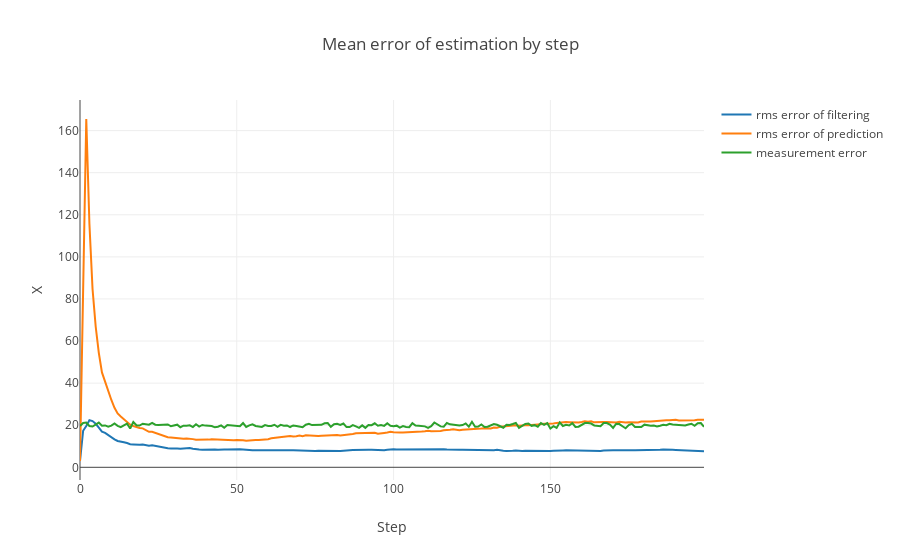

The notebook cell this image was saved under:
### Code cell
data = [
    go.Scatter(
        y=rms_f_error,
        name='rms error of filtering'
    ),
    go.Scatter(
        y=rms_X7_error,
        name='rms error of prediction'
    ),
    go.Scatter(
        y=true_error,
        name='measurement error'
    ),
]

layout= go.Layout(
    title= 'Mean error of estimation by step',
    xaxis= dict(
        title= 'Step',
    ),
    yaxis=dict(
        title= 'X',
    ),
    showlegend= True
)
fig= go.Figure(data=data, layout=layout)
iplot(fig)

### Figure 1 — Plotly figure (JSON) as saved in the notebook; plotly's stock layout.template omitted (floating-point values rounded to 4 significant figures; data arrays with more than 128 entries replaced by an {"elided": "..."} marker saying what was removed)
{"data": [{"name": "rms error of filtering", "type": "scatter", "uid": "22c249ba-d066-11e8-9e70-b870f4b4aa68", "y": {"elided": "200 float values"}}, {"name": "rms error of prediction", "type": "scatter", "uid": "22c249bb-d066-11e8-9849-b870f4b4aa68", "y": {"elided": "200 float values"}}, {"name": "measurement error", "type": "scatter", "uid": "22c249bc-d066-11e8-97d2-b870f4b4aa68", "y": {"elided": "200 float values"}}], "layout": {"showlegend": true, "title": "Mean error of estimation by step", "xaxis": {"title": "Step"}, "yaxis": {"title": "X"}}}
